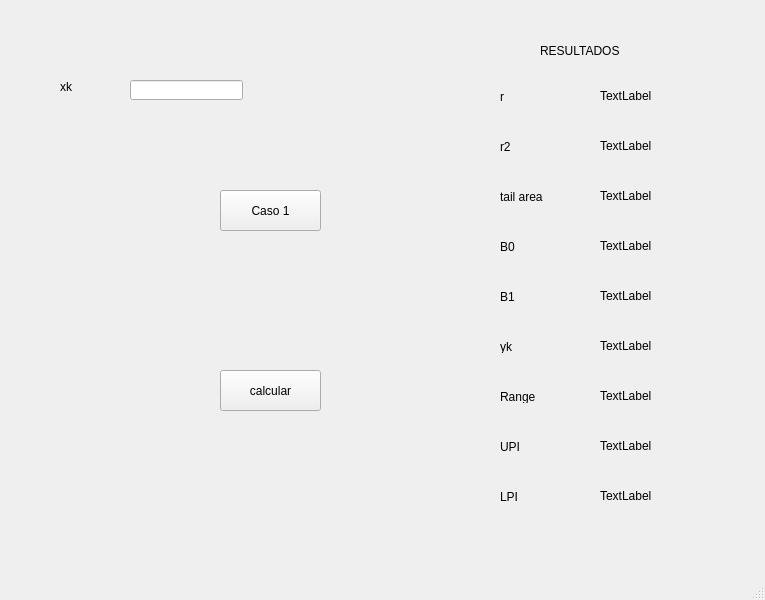
<?xml version="1.0" encoding="UTF-8"?>
<ui version="4.0">
 <class>MainWindow</class>
 <widget class="QMainWindow" name="MainWindow">
  <property name="geometry">
   <rect>
    <x>0</x>
    <y>0</y>
    <width>765</width>
    <height>600</height>
   </rect>
  </property>
  <property name="windowTitle">
   <string>MainWindow</string>
  </property>
  <widget class="QWidget" name="centralwidget">
   <widget class="QLabel" name="label_4">
    <property name="geometry">
     <rect>
      <x>500</x>
      <y>290</y>
      <width>47</width>
      <height>13</height>
     </rect>
    </property>
    <property name="text">
     <string>B1</string>
    </property>
   </widget>
   <widget class="QLabel" name="label_b0">
    <property name="geometry">
     <rect>
      <x>600</x>
      <y>230</y>
      <width>91</width>
      <height>31</height>
     </rect>
    </property>
    <property name="text">
     <string>TextLabel</string>
    </property>
   </widget>
   <widget class="QLabel" name="label_r2">
    <property name="geometry">
     <rect>
      <x>600</x>
      <y>130</y>
      <width>91</width>
      <height>31</height>
     </rect>
    </property>
    <property name="text">
     <string>TextLabel</string>
    </property>
   </widget>
   <widget class="QLabel" name="label_titulo_xk">
    <property name="geometry">
     <rect>
      <x>60</x>
      <y>80</y>
      <width>47</width>
      <height>13</height>
     </rect>
    </property>
    <property name="text">
     <string>xk</string>
    </property>
   </widget>
   <widget class="QPushButton" name="boton_caso1">
    <property name="geometry">
     <rect>
      <x>220</x>
      <y>190</y>
      <width>101</width>
      <height>41</height>
     </rect>
    </property>
    <property name="text">
     <string>Caso 1</string>
    </property>
   </widget>
   <widget class="QLabel" name="label_3">
    <property name="geometry">
     <rect>
      <x>500</x>
      <y>240</y>
      <width>47</width>
      <height>13</height>
     </rect>
    </property>
    <property name="text">
     <string>B0</string>
    </property>
   </widget>
   <widget class="QLabel" name="label_5">
    <property name="geometry">
     <rect>
      <x>500</x>
      <y>340</y>
      <width>47</width>
      <height>13</height>
     </rect>
    </property>
    <property name="text">
     <string>yk</string>
    </property>
   </widget>
   <widget class="QLineEdit" name="input_xk">
    <property name="geometry">
     <rect>
      <x>130</x>
      <y>80</y>
      <width>113</width>
      <height>20</height>
     </rect>
    </property>
   </widget>
   <widget class="QLabel" name="label_b1">
    <property name="geometry">
     <rect>
      <x>600</x>
      <y>280</y>
      <width>91</width>
      <height>31</height>
     </rect>
    </property>
    <property name="text">
     <string>TextLabel</string>
    </property>
   </widget>
   <widget class="QLabel" name="label_r">
    <property name="geometry">
     <rect>
      <x>600</x>
      <y>80</y>
      <width>91</width>
      <height>31</height>
     </rect>
    </property>
    <property name="text">
     <string>TextLabel</string>
    </property>
   </widget>
   <widget class="QPushButton" name="boton_calcular">
    <property name="geometry">
     <rect>
      <x>220</x>
      <y>370</y>
      <width>101</width>
      <height>41</height>
     </rect>
    </property>
    <property name="text">
     <string>calcular</string>
    </property>
   </widget>
   <widget class="QLabel" name="label_yk">
    <property name="geometry">
     <rect>
      <x>600</x>
      <y>330</y>
      <width>81</width>
      <height>31</height>
     </rect>
    </property>
    <property name="text">
     <string>TextLabel</string>
    </property>
   </widget>
   <widget class="QLabel" name="label_6">
    <property name="geometry">
     <rect>
      <x>540</x>
      <y>40</y>
      <width>101</width>
      <height>21</height>
     </rect>
    </property>
    <property name="text">
     <string>RESULTADOS</string>
    </property>
   </widget>
   <widget class="QLabel" name="label_2">
    <property name="geometry">
     <rect>
      <x>500</x>
      <y>90</y>
      <width>47</width>
      <height>13</height>
     </rect>
    </property>
    <property name="text">
     <string>r</string>
    </property>
   </widget>
   <widget class="QLabel" name="label">
    <property name="geometry">
     <rect>
      <x>500</x>
      <y>140</y>
      <width>47</width>
      <height>13</height>
     </rect>
    </property>
    <property name="text">
     <string>r2</string>
    </property>
   </widget>
   <widget class="QLabel" name="label_7">
    <property name="geometry">
     <rect>
      <x>500</x>
      <y>390</y>
      <width>47</width>
      <height>13</height>
     </rect>
    </property>
    <property name="text">
     <string>Range</string>
    </property>
   </widget>
   <widget class="QLabel" name="label_rango">
    <property name="geometry">
     <rect>
      <x>600</x>
      <y>380</y>
      <width>81</width>
      <height>31</height>
     </rect>
    </property>
    <property name="text">
     <string>TextLabel</string>
    </property>
   </widget>
   <widget class="QLabel" name="label_8">
    <property name="geometry">
     <rect>
      <x>500</x>
      <y>440</y>
      <width>47</width>
      <height>13</height>
     </rect>
    </property>
    <property name="text">
     <string>UPI</string>
    </property>
   </widget>
   <widget class="QLabel" name="label_upi">
    <property name="geometry">
     <rect>
      <x>600</x>
      <y>430</y>
      <width>81</width>
      <height>31</height>
     </rect>
    </property>
    <property name="text">
     <string>TextLabel</string>
    </property>
   </widget>
   <widget class="QLabel" name="label_9">
    <property name="geometry">
     <rect>
      <x>500</x>
      <y>490</y>
      <width>47</width>
      <height>13</height>
     </rect>
    </property>
    <property name="text">
     <string>LPI</string>
    </property>
   </widget>
   <widget class="QLabel" name="label_lpi">
    <property name="geometry">
     <rect>
      <x>600</x>
      <y>480</y>
      <width>81</width>
      <height>31</height>
     </rect>
    </property>
    <property name="text">
     <string>TextLabel</string>
    </property>
   </widget>
   <widget class="QLabel" name="label_10">
    <property name="geometry">
     <rect>
      <x>500</x>
      <y>190</y>
      <width>47</width>
      <height>13</height>
     </rect>
    </property>
    <property name="text">
     <string>tail area</string>
    </property>
   </widget>
   <widget class="QLabel" name="label_tail">
    <property name="geometry">
     <rect>
      <x>600</x>
      <y>180</y>
      <width>91</width>
      <height>31</height>
     </rect>
    </property>
    <property name="text">
     <string>TextLabel</string>
    </property>
   </widget>
  </widget>
  <widget class="QMenuBar" name="menubar">
   <property name="geometry">
    <rect>
     <x>0</x>
     <y>0</y>
     <width>765</width>
     <height>21</height>
    </rect>
   </property>
  </widget>
  <widget class="QStatusBar" name="statusbar"/>
 </widget>
 <resources/>
 <connections/>
</ui>
